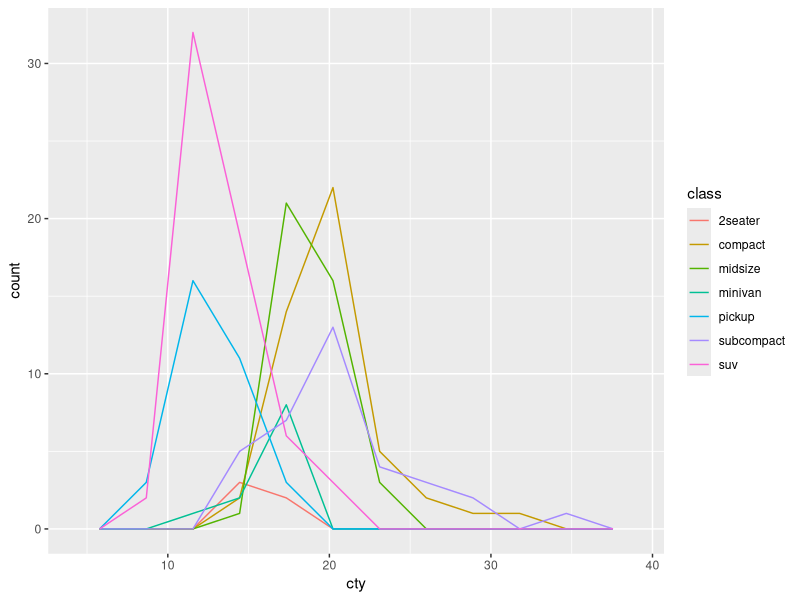
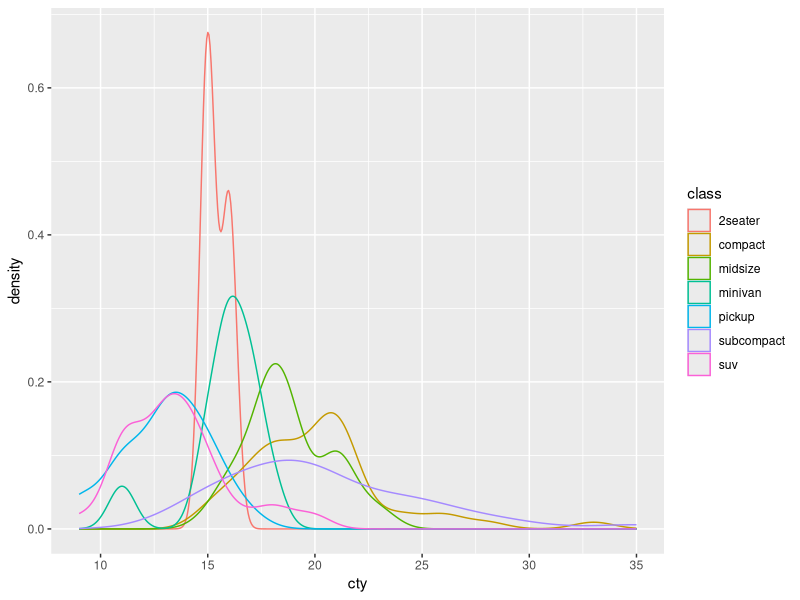
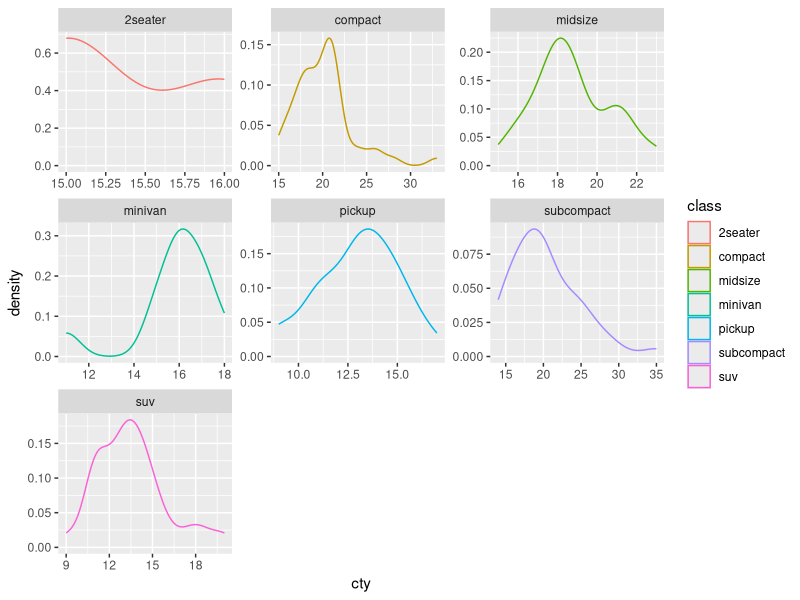
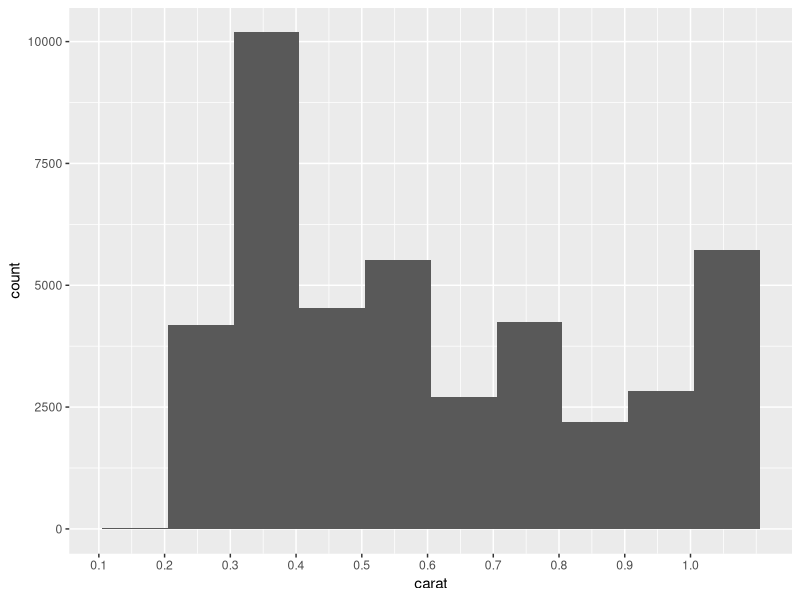
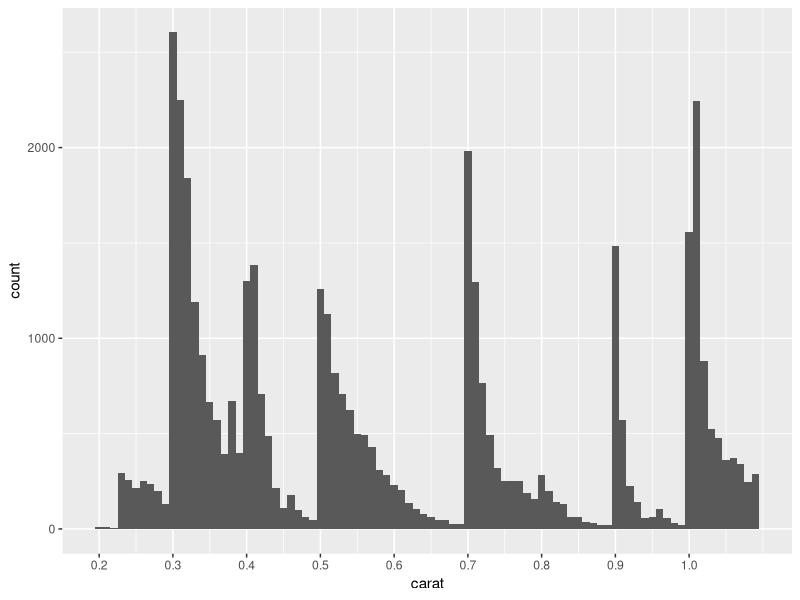
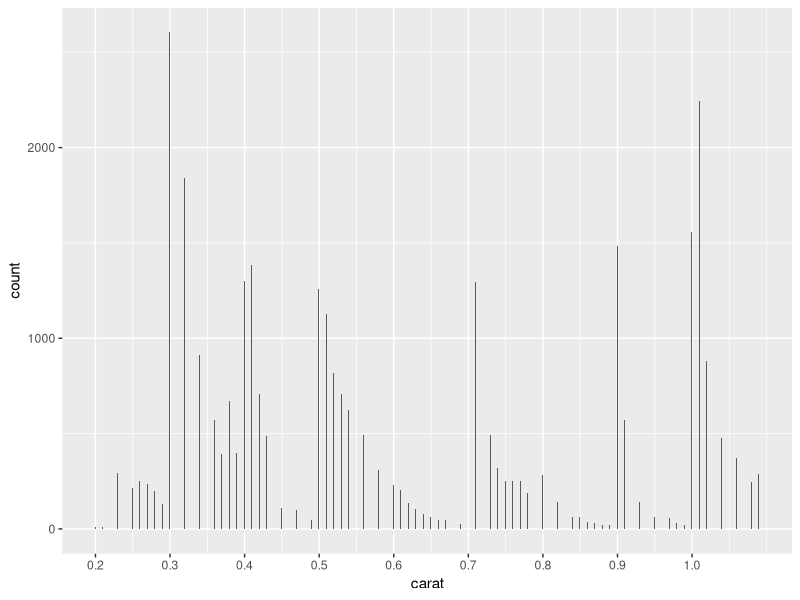

Here is the R script that generated these plots, in order:
## ---- chunk 1
# knitr options
knitr::opts_chunk$set(echo = TRUE)
## ---- chunk 2
library(tidyverse)

## ---- chunk 3
## NOTE: No need to modify
mpg %>%
  ggplot(aes(cty, color = class)) +
  geom_freqpoly(bins = 10)
## ---- chunk 4
## NOTE: No need to modify
mpg %>%
  ggplot(aes(cty, color = class)) +
  geom_density()
## ---- chunk 5
mpg %>%
  ggplot(aes(cty, color = class)) +
  geom_density() +
  facet_wrap( ~class, scales = "free")
## ---- chunk 6
## TODO: Run this chunk; play with differnet bin widths
diamonds %>%
  filter(carat < 1.1) %>%

  ggplot(aes(carat)) +
  geom_histogram(binwidth = 0.1, boundary = 0.005) +
  scale_x_continuous(
    breaks = seq(0, 1, by = 0.1)

  )
diamonds %>%
  filter(carat < 1.1) %>%

  ggplot(aes(carat)) +
  geom_histogram(binwidth = 0.01, boundary = 0.005) +
  scale_x_continuous(
    breaks = seq(0, 1, by = 0.1)

  )
diamonds %>%
  filter(carat < 1.1) %>%

  ggplot(aes(carat)) +
  geom_histogram(binwidth = 0.001, boundary = 0.005) +
  scale_x_continuous(
    breaks = seq(0, 1, by = 0.1)

  )
